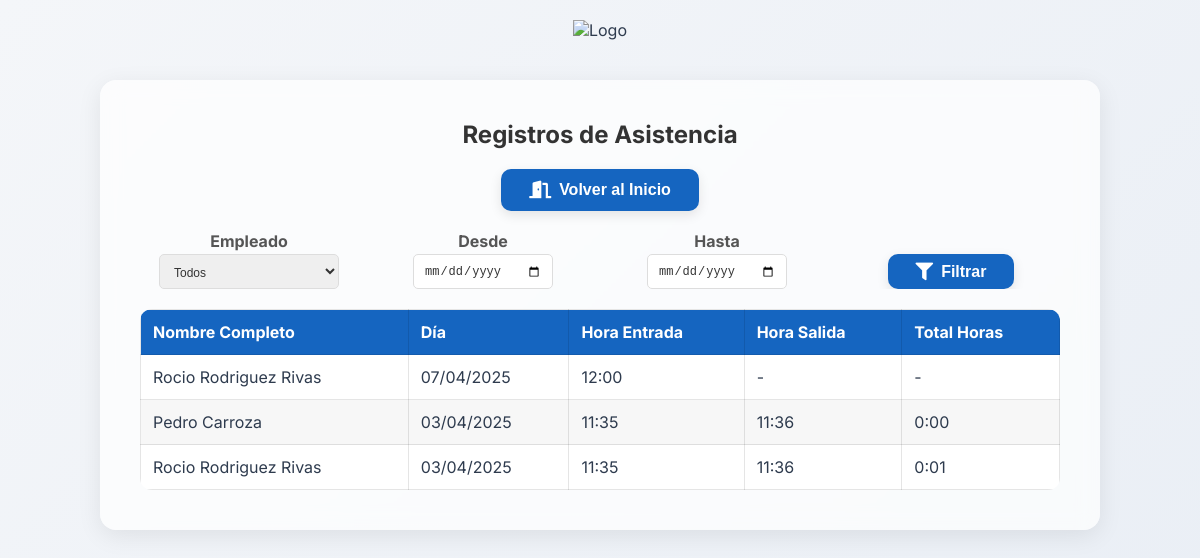
The page /consultar_horarios (signed in) on the database as committed earlier.
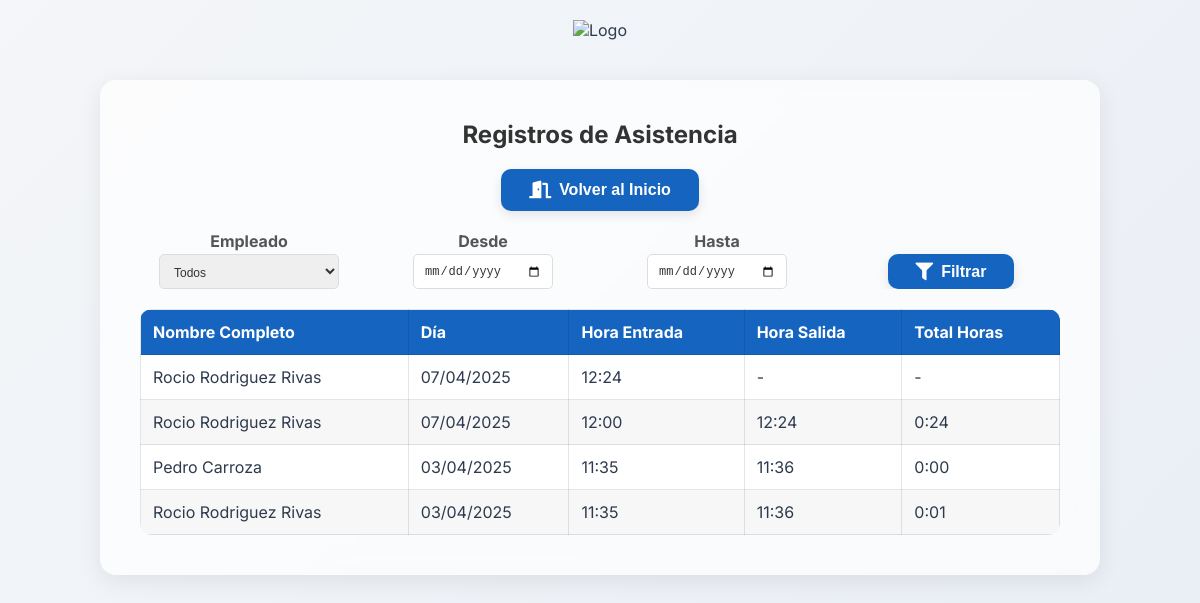
The same page on the database as committed later.
### models.py (models this page shows, shortened)
class Registro(db.Model):
    __tablename__ = "registro"
    id = db.Column(db.Integer, primary_key=True)
    empleado_id = db.Column(db.Integer, db.ForeignKey('empleado.id'), nullable=False)
    fecha_hora_entrada = db.Column(db.DateTime, nullable=False)
    fecha_hora_salida = db.Column(db.DateTime, nullable=True)
    tipo = db.Column(db.String, db.CheckConstraint("tipo IN ('Trabajo', 'Vacaciones', 'Ausencia', 'Baja')", name='check_tipo'), nullable=False)
    empleado = db.relationship('Empleado', backref='registros')

class Empleado(UserMixin, db.Model):  # Modificamos el modelo Empleado para que herede UserMixin
    __tablename__ = "empleado"
    id = db.Column(db.Integer, primary_key=True, autoincrement=True, nullable=False)
    nombre = db.Column(db.String(100), nullable=False)
    usuario = db.Column(db.String(10), unique=True, nullable=False)
    password = db.Column(db.String(200), nullable=False)  # Aseguramos que la contraseña sea suficientemente larga
    cargo = db.Column(db.String(30), nullable=False)
    alias = db.Column(db.String, nullable=False)
    nombre_completo = db.Column(db.String, nullable=False)
    dni = db.Column(db.String, nullable=True)
    seguridad_social = db.Column(db.String, nullable=True)
    sede = db.Column(db.String, db.CheckConstraint("sede IN ('Merida', 'Navalmoral')", name='check_sede'), nullable=True)
    telefono = db.Column(db.String(9), nullable=False)
    email = db.Column(db.String(100), nullable=False)
    fecha_alta = db.Column(db.DateTime, nullable=False)
    fecha_baja = db.Column(db.DateTime, nullable=True)
    sabados = db.Column(db.Boolean, nullable=False)
    activo = db.Column(db.Boolean, nullable=False)

### main.py (the view)
@app.route('/consultar_horarios')
@login_required
def consultar_horarios():
    empleado_id = request.args.get('empleado_id', type=int)
    fecha_desde = request.args.get('fecha_desde')
    fecha_hasta = request.args.get('fecha_hasta')
    query = Registro.query.options(joinedload(Registro.empleado))
    if empleado_id:
        query = query.filter(Registro.empleado_id == empleado_id)
    if fecha_desde:
        fecha_desde_dt = datetime.strptime(fecha_desde, '%Y-%m-%d')
        query = query.filter(Registro.fecha_hora_entrada >= fecha_desde_dt)
    if fecha_hasta:
        fecha_hasta_dt = datetime.strptime(fecha_hasta, '%Y-%m-%d')
        fecha_hasta_dt = fecha_hasta_dt.replace(hour=23, minute=59, second=59)
        query = query.filter(Registro.fecha_hora_entrada <= fecha_hasta_dt)
    registros_filtrados = query.order_by(Registro.fecha_hora_entrada.desc()).all()
    empleados_ids_con_registros = query.with_entities(distinct(Registro.empleado_id)).subquery()
    empleados = Empleado.query.filter(Empleado.id.in_(empleados_ids_con_registros)).all()
    return render_template('consultar_horarios.html',
        registros=registros_filtrados,
        empleados=empleados,
        filtro_empleado_id=empleado_id,
        filtro_fecha_desde=fecha_desde,
        filtro_fecha_hasta=fecha_hasta
    )

### main.py (called while the page is built)
@login_manager.user_loader
def load_user(user_id):
    return Empleado.query.get(int(user_id))

### templates/consultar_horarios.html (shortened to what this page needs)
<!DOCTYPE html>
<html lang="es">
<head>
  <link rel="stylesheet" href="https://cdnjs.cloudflare.com/ajax/libs/font-awesome/5.15.4/css/all.min.css"/>
  <link rel="stylesheet" href="{{ url_for('static', filename='css/style.css') }}">
</head>
<body>
  <header>
    <img src="{{ url_for('static', filename='logo.png') }}" alt="Logo" class="logo" />
  </header>
  <main>
    <h1>Registros de Asistencia</h1>
    <div class="buttons">
      <form action="{{ url_for('index') }}" method="get">
        <button class="btn btn-blue" type="submit">
          <i class="fas fa-door-open"></i> Volver al Inicio
        </button>
      </form>
    </div>
    <form method="get" class="form-container">
  <div class="form-row" style="display: flex; gap: 16px; flex-wrap: nowrap; align-items: flex-end; overflow-x: auto;">
    <div class="form-group">
      <label for="empleado_id">Empleado</label>
      <select name="empleado_id" id="empleado_id" class="input" style="width: 180px; height: 35px;">
        <option value="">Todos</option>
      </select>
    </div>
    <div class="form-group">
      <label for="fecha_desde">Desde</label>
      <input type="date" name="fecha_desde" id="fecha_desde" value="{{ filtro_fecha_desde }}" class="input" style="width: 140px; height: 35px;">
    </div>
    <div class="form-group">
      <label for="fecha_hasta">Hasta</label>
      <input type="date" name="fecha_hasta" id="fecha_hasta" value="{{ filtro_fecha_hasta }}" class="input" style="width: 140px; height: 35px;">
    </div>
    <div class="form-group" style="margin-top: 6px;">
      <button type="submit" class="btn btn-blue" style="height: 35px;">
        <i class="fas fa-filter"></i> Filtrar
      </button>
    </div>
  </div>
</form>
    <table>
      <thead>
        <tr>
          <th>Nombre Completo</th>
          <th>Día</th>
          <th>Hora Entrada</th>
          <th>Hora Salida</th>
          <th>Total Horas</th>
        </tr>
      </thead>
      <tbody>
        {% for registro in registros %}
        <tr>
          <td>{{ registro.empleado.nombre_completo }}</td>
          <td>{{ registro.fecha_hora_entrada.strftime('%d/%m/%Y') }}</td>
          <td>{{ registro.fecha_hora_entrada.strftime('%H:%M') }}</td>
          <td>
            {% if registro.fecha_hora_salida %}
              {{ registro.fecha_hora_salida.strftime('%H:%M') }}
            {% else %}
              -
            {% endif %}
          </td>
          <td>
            {% if registro.fecha_hora_salida %}
              {% set delta = registro.fecha_hora_salida - registro.fecha_hora_entrada %}
              {{ '%d:%02d' % (delta.total_seconds() // 3600, (delta.total_seconds() % 3600) // 60) }}
            {% else %}
              -
            {% endif %}
          </td>
        </tr>
        {% endfor %}
      </tbody>
    </table>
  </main>
</body>
</html>

### static/css/style.css (style rules this page uses)
* { margin: 0; padding: 0; box-sizing: border-box; }
body { font-family: 'Inter', sans-serif; background: linear-gradient(135deg, #f4f6f9, #e9eef5); color: #2e3b4e; display: flex; flex-direction: column; align-items: center; padding: 20px; min-height: 100vh; }
header { width: 100%; text-align: center; margin-bottom: 40px; animation: fadeInDown 0.6s ease-out; }
.logo { height: 80px; }
main { background: rgba(255, 255, 255, 0.7); backdrop-filter: blur(10px); border-radius: 16px; box-shadow: 0 6px 25px rgba(0, 0, 0, 0.08); width: 100%; max-width: 1000px; padding: 40px; text-align: center; animation: fadeInUp 0.8s ease-out; }
h1 { font-size: 2.3rem; margin-bottom: 30px; color: #1e2a36; animation: fadeIn 1s forwards 0.4s; }
.buttons { display: flex; justify-content: center; gap: 20px; flex-wrap: wrap; margin: 20px 0; }
.btn { padding: 12px 28px; border: none; border-radius: 10px; font-size: 1rem; font-weight: 600; cursor: pointer; transition: all 0.2s ease; display: inline-flex; align-items: center; justify-content: center; box-shadow: 0 4px 12px rgba(0, 0, 0, 0.1); text-decoration: none; color: #fff; }
.btn i, .btn .icon { margin-right: 8px; font-size: 1.1rem; }
.btn-blue { background-color: #1565c0; }
table { width: 100%; border-collapse: collapse; margin-top: 20px; background: rgba(255, 255, 255, 0.95); border-radius: 12px; overflow: hidden; animation: fadeIn 1s ease forwards 0.5s; }
th, td { padding: 12px; border: 1px solid rgba(0, 0, 0, 0.1); text-align: left; }
th { background-color: #1565c0; color: white; }
tr:nth-child(even) { background-color: rgba(0, 0, 0, 0.03); }
h1 { font-size: 24px; color: #333; text-align: center; margin-bottom: 20px; }
.form-row { display: flex; flex-wrap: wrap; gap: 20px; }
.form-group { flex: 1 1 45%; min-width: 200px; }
.form-group label { display: block; font-weight: bold; margin-bottom: 3px; color: #555; }
.form-group input, .form-group select { width: 100%; padding: 10px; border-radius: 5px; border: 1px solid #ddd; font-size: 12px; color: #333; }

Rows that differ between the two databases and show on the page:
added Registro: empleado.nombre_completo "Rocio Rodriguez Rivas", fecha_hora_entrada "07/04/2025", fecha_hora_entrada "12:24"
changed Registro (number 2 of 4 on the later page): fecha_hora_salida (not shown) → "12:24"; value (not shown) → "0:24"; no longer shows "- -"
